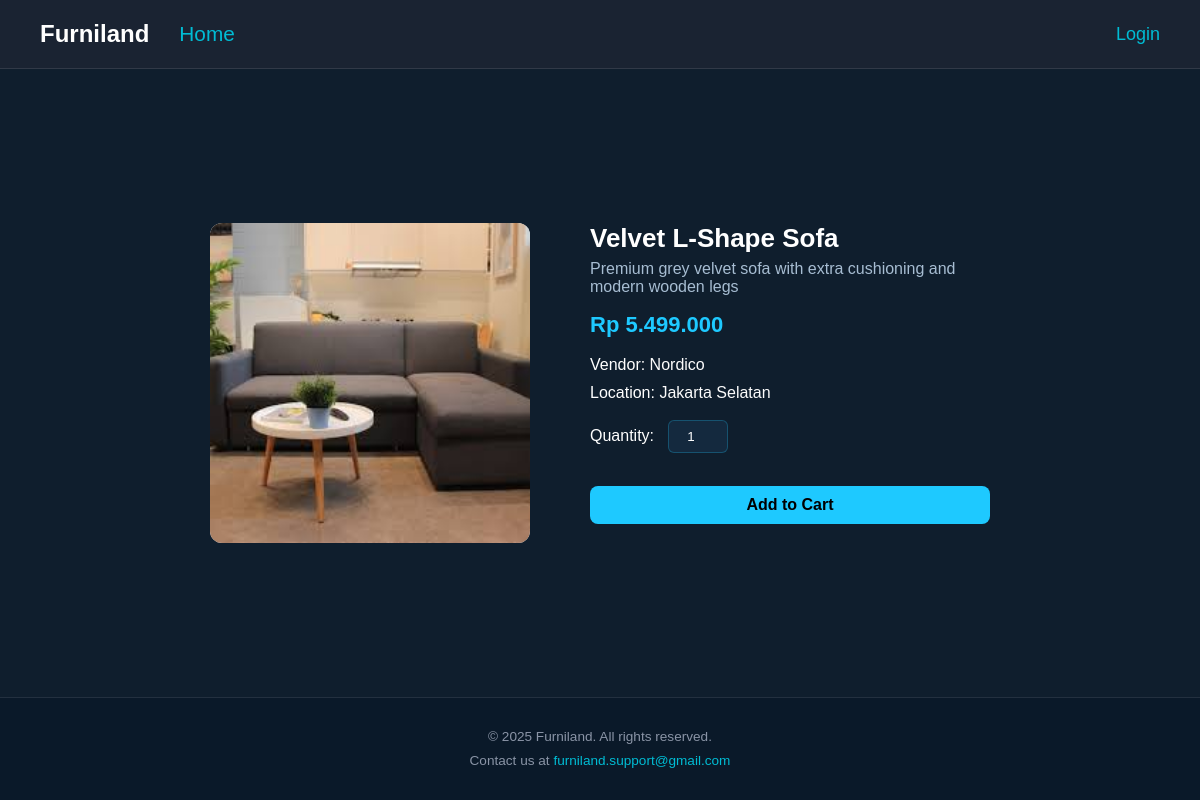
/product-detail.php?id=7, run on the app's committed database.
### tables this page shows
CREATE TABLE `products` (
  `productID` int(10) NOT NULL,
  `productName` varchar(30) DEFAULT NULL,
  `description` varchar(255) DEFAULT NULL,
  `price` float DEFAULT NULL,
  `image` varchar(100) DEFAULT NULL,
  `vendorID` int(10) NOT NULL
);

CREATE TABLE `vendors` (
  `vendorID` int(10) NOT NULL,
  `vendorName` varchar(20) DEFAULT NULL,
  `location` varchar(100) DEFAULT NULL
);

### product-detail.php (the view, shortened to what this page needs)
<?php
include "includes/connect.php";
include "includes/header.php";
$productID = isset($_GET['id']) ? intval($_GET['id']) : 0;
$query = "SELECT p.*, v.vendorName, v.location
          FROM products p
          JOIN vendors v ON p.vendorID = v.vendorID
          WHERE p.productID = $productID";
$result = $conn->query($query);
if ($result && $result->num_rows > 0) {
    $product = $result->fetch_assoc();
    $formattedPrice = "Rp " . number_format($product['price'], 0, ',', '.');
    $imagePath = !empty($product['image']) ? "assets/images/" . $product['image'] : "assets/megaminx.webp";
} else {
    header("Location: catalog.php");
    exit();
}
?>
<!DOCTYPE html>
<html lang="en">
<head>
    <link rel="stylesheet" href="assets/style.css?v=3">
</head>
<body>
    <div class="detail-container">
        <div class="detail-box">
            <img src="<?php echo htmlspecialchars($imagePath); ?>" class="product-image" alt="<?php echo htmlspecialchars($product['productName']); ?>">
            <div class="product-info">
                <h1><?php echo htmlspecialchars($product['productName']); ?></h1>
                <p class="product-desc">
                    <?php echo htmlspecialchars($product['description']); ?>
                </p>
                <div class="product-price"><?php echo $formattedPrice; ?></div>
                <div class="product-meta">Vendor: <span><?php echo htmlspecialchars($product['vendorName']); ?></span></div>
                <div class="product-meta">Location: <span><?php echo htmlspecialchars($product['location']); ?></span></div>
                <form method="POST" action="">
                    <div class="quantity-box">
                        Quantity:
                        <input type="number" name="quantity" value="1" min="1" max="99" required>
                    </div>
                    <?php if (isset($_SESSION['userID']) && $_SESSION['role'] == 'member'): ?>
                        <button type="submit" name="add_to_cart" class="add-cart-btn">Add to Cart</button>
                    <?php elseif (!isset($_SESSION['userID'])): ?>
                        <a href="login.php" style="text-decoration: none;">
                            <button type="button" class="add-cart-btn">Add to Cart</button>
                        </a>
                    <?php else: ?>
                        <button type="button" class="add-cart-btn" disabled style="opacity: 0.5; cursor: not-allowed;">
                            Members Only
                        </button>
                    <?php endif; ?>
                </form>
            </div>
        </div>
    </div>
    <?php include "includes/footer.php"; ?>
</body>
</html>

### assets/style.css (style rules this page uses)
* { font-family: 'Segoe UI', Tahoma, Geneva, Verdana, sans-serif; }
body { font-family: 'Segoe UI', Tahoma, Geneva, Verdana, sans-serif; background-color: #0a1929; color: #ffffff; min-height: 100vh; }
select, input, button { padding: 8px 12px; border-radius: 6px; border: 1px solid #607b85; outline: none; background-color: #14293e; color: white; margin-left: 10px; }
button { background: #0db5e9; color: black; cursor: pointer; }
.product-desc { font-size: 13px; color: #a7bdd2; margin: 6px 0; }
.product-price { color: #1ec9ff; margin: 10px 0; font-weight: bold; }
* { box-sizing: border-box; font-family: Arial, sans-serif; margin: 0; padding: 0; }
body { background-color: #0f1e2d; color: white; min-height: 100vh; display: flex; flex-direction: column; }
.detail-container { flex: 1; display: flex; justify-content: center; align-items: center; padding: 60px 50px; }
.detail-box { display: flex; gap: 60px; align-items: flex-start; }
.product-image { width: 320px; height: 320px; border-radius: 12px; object-fit: cover; background: #eee; }
.product-info { max-width: 400px; }
.product-info h1 { font-size: 26px; margin-bottom: 6px; }
.product-desc { color: #a7bdd2; margin-bottom: 16px; font-size: 16px; }
.product-price { color: #1ec9ff; font-size: 22px; font-weight: bold; margin-bottom: 18px; }
.product-meta { font-size: 16px; margin-bottom: 10px; }
.product-meta span { color: #fcfcfc; font-weight: 540; }
.quantity-box { margin: 18px 0; }
.quantity-box input { width: 60px; padding: 8px; border-radius: 6px; border: 1px solid #1ec9ff40; background: #14293e; color: white; text-align: center; }
.add-cart-btn { width: 100%; margin-top: 15px; margin-left: 0px; padding: 10px; border-radius: 8px; border: none; background: #1ec9ff; color: black; font-weight: bold; cursor: pointer; font-size: 16px; }

### data on the page
products: image (picture), productName "Velvet L-Shape Sofa", description "Premium grey velvet sofa with extra cushioning and modern wooden legs", price "Rp 5.499.000", vendorID.vendorName "Nordico", vendorID.location "Jakarta Selatan"
